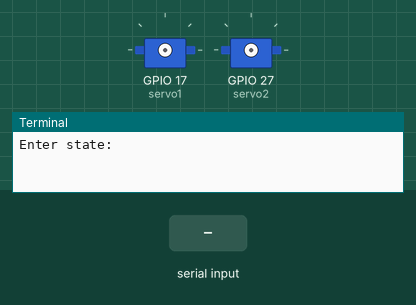
Recording of a program running on a simulated Raspberry Pi (BCM pin numbers). Shown: 2 × servo, the last lines printed to the terminal. The inputs (shaded band) are chosen by the test bench. Servo angles are drawn from the pulse width (0.5 ms = 0°, 2.5 ms = 180°).

Above: at 1.2 s.
1.3 s: "neutral" typed at the terminal, then Enter
2.8 s: "on" typed at the terminal, then Enter
At 3.2 s:
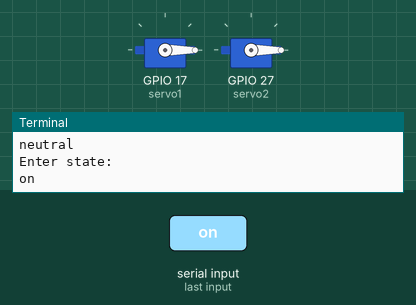
4.8 s: "off" typed at the terminal, then Enter
At 5.2 s:
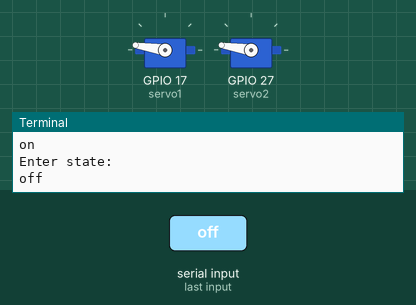
6.8 s: "custom" typed at the terminal, then Enter
8.3 s: "200" typed at the terminal, then Enter
At 9.2 s:
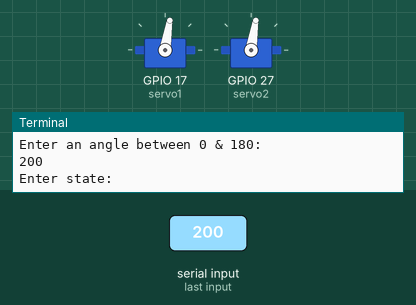
Timing chart, 0 to 11.3 s (numbered marks = the images above; inputs shaded):
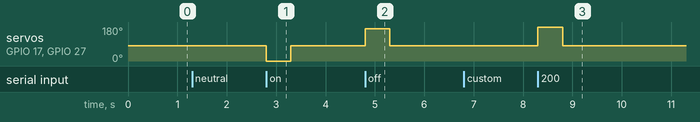

The program:

rasptest.py
```python
import RPi.GPIO as GPIO
import time

def get_angle(state):
    state = state.lower()
    if state == 'neutral':
        return 90
    elif state == 'on':
        return 0
    elif state == 'off':
        return 180
    elif state == 'custom':
        angle = int(input("Enter an angle between 0 & 180: "))
        return angle
    else:
        return 90

pin1 = 17
pin2 = 27
GPIO.setmode(GPIO.BCM)
GPIO.setup(pin1, GPIO.OUT)
servo1 = GPIO.PWM(pin1, 50)
servo1.start(0)
GPIO.setup(pin2, GPIO.OUT)
servo2 = GPIO.PWM(pin2, 50)
servo2.start(0)

state = 'neutral'

try:
    while True:
        state = input("Enter state: ")
        angle = get_angle(state)
        servo1.ChangeDutyCycle(2+(angle/18))
        servo2.ChangeDutyCycle(2+(angle/18))
        time.sleep(0.5)
        angle = 90
        servo1.ChangeDutyCycle(2+(angle/18))
        servo2.ChangeDutyCycle(2+(angle/18))
        time.sleep(0.3)
        servo1.ChangeDutyCycle(0)
        servo2.ChangeDutyCycle(0)


except KeyboardInterrupt:
    print("Ending operations")
finally:
    servo1.ChangeDutyCycle(2)
    servo1.stop()
    servo2.ChangeDutyCycle(2)
    servo2.stop()
    GPIO.cleanup()
    print("Goodbye")
```

Measured:
- after the input at 2.8 s, servo on GPIO 17 (servo1), servo on GPIO 27 (servo2): 81° → 0° at once, → 81° 0.50 s later
- after the input at 4.8 s, servo on GPIO 17 (servo1), servo on GPIO 27 (servo2): 81° → 171° at once, → 81° 0.50 s later
- after the input at 8.3 s, servo on GPIO 17 (servo1), servo on GPIO 27 (servo2): 81° → 180° at once, → 81° 0.50 s later
